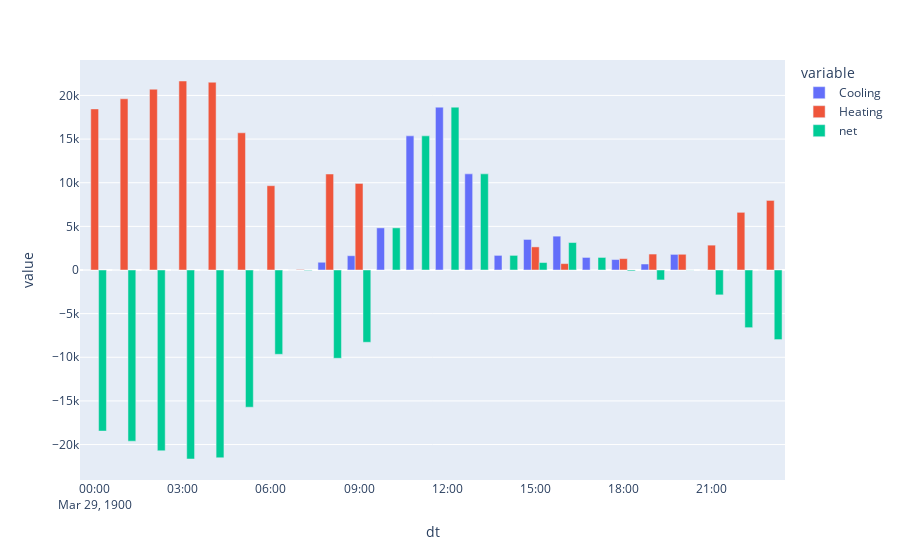

Notebook code cell kept with this figure:
### Code cell
dfconcat = pd.concat([pd.DataFrame(x) for x in resultlist])
dfconcat.set_index(['dt', 'KeyValue', 'Name'])['Value']
dfconcat = dfconcat[['dt', 'KeyValue', 'Name', 'Value']]
dfconcat['htg_or_cool'] = np.where(
    dfconcat['Name'] == "Zone Water to Air Heat Pump Total Heating Rate", "Heating", "Cooling"
)

dfconcat  = dfconcat[['dt', 'KeyValue', 'htg_or_cool', 'Value']]

dfgrp = dfconcat.groupby(['dt', 'htg_or_cool'])['Value'].sum().reset_index()
dfgrp = dfgrp.set_index(['dt', 'htg_or_cool']).unstack('htg_or_cool')

dfgrp.columns = [x[1] for x in dfgrp.columns]
dfgrp['net'] = dfgrp['Cooling'] - dfgrp['Heating']

dfgrp['dayofyear'] = dfgrp.index.dayofyear
dfgrp['date'] = dfgrp.index

dfgrp['overlap_flag'] = ((dfgrp['Heating'] > 0) & (dfgrp['Cooling'] > 0)).astype(int)

## get daily aggregation
daily = dfgrp.groupby('date').agg(
    heating_sum=('Heating', 'sum'),
    cooling_sum=('Cooling', 'sum'),
    heating_hours=('Heating', lambda x: (x > 0).sum()),
    cooling_hours=('Cooling', lambda x: (x > 0).sum()),
    overlap_hours=('overlap_flag', 'sum')
).reset_index()



# # # Filter candidate days
candidates = daily[(daily['heating_sum'] > 0) & (daily['cooling_sum'] > 0)]
candidates['balance'] = candidates['cooling_sum'] / candidates['heating_sum']

# # Rank by balance close to 1 and overlap presence
candidates['balance_score'] = (candidates['balance'] - 1).abs()
best_days = candidates.sort_values(['balance_score', 'overlap_hours']).head(5)

# get date of highest balance_score
selected_date = best_days.loc[best_days['balance_score'].idxmax()]['date']


selected_date = best_days.iloc[1]['date']

selected = dfgrp.loc[dfgrp.dayofyear == selected_date.dayofyear]
px.bar(selected[['Cooling', 'Heating', 'net']], barmode='group')

### Figure 1 — Plotly figure (JSON) as saved in the notebook; plotly's stock layout.template omitted (floating-point values rounded to 4 significant figures)
{"data": [{"alignmentgroup": "True", "hovertemplate": "variable=Cooling<br>dt=%{x}<br>value=%{y}<extra></extra>", "legendgroup": "Cooling", "marker": {"color": "#636efa", "pattern": {"shape": ""}}, "name": "Cooling", "offsetgroup": "Cooling", "orientation": "v", "showlegend": true, "textposition": "auto", "type": "bar", "x": ["1900-03-29T00:00:00", "1900-03-29T01:00:00", "1900-03-29T02:00:00", "1900-03-29T03:00:00", "1900-03-29T04:00:00", "1900-03-29T05:00:00", "1900-03-29T06:00:00", "1900-03-29T07:00:00", "1900-03-29T08:00:00", "1900-03-29T09:00:00", "1900-03-29T10:00:00", "1900-03-29T11:00:00", "1900-03-29T12:00:00", "1900-03-29T13:00:00", "1900-03-29T14:00:00", "1900-03-29T15:00:00", "1900-03-29T16:00:00", "1900-03-29T17:00:00", "1900-03-29T18:00:00", "1900-03-29T19:00:00", "1900-03-29T20:00:00", "1900-03-29T21:00:00", "1900-03-29T22:00:00", "1900-03-29T23:00:00"], "xaxis": "x", "y": [0.0, 0.0, 0.0, 0.0, 0.0, 0.0, 0.0, 0.0, 886.4, 1637.0, 4827.0, 15370.0, 18660.0, 11010.0, 1674.0, 3501.0, 3878.0, 1439.0, 1198.0, 686.1, 1788.0, 0.0, 0.0, 0.0], "yaxis": "y"}, {"alignmentgroup": "True", "hovertemplate": "variable=Heating<br>dt=%{x}<br>value=%{y}<extra></extra>", "legendgroup": "Heating", "marker": {"color": "#EF553B", "pattern": {"shape": ""}}, "name": "Heating", "offsetgroup": "Heating", "orientation": "v", "showlegend": true, "textposition": "auto", "type": "bar", "x": ["1900-03-29T00:00:00", "1900-03-29T01:00:00", "1900-03-29T02:00:00", "1900-03-29T03:00:00", "1900-03-29T04:00:00", "1900-03-29T05:00:00", "1900-03-29T06:00:00", "1900-03-29T07:00:00", "1900-03-29T08:00:00", "1900-03-29T09:00:00", "1900-03-29T10:00:00", "1900-03-29T11:00:00", "1900-03-29T12:00:00", "1900-03-29T13:00:00", "1900-03-29T14:00:00", "1900-03-29T15:00:00", "1900-03-29T16:00:00", "1900-03-29T17:00:00", "1900-03-29T18:00:00", "1900-03-29T19:00:00", "1900-03-29T20:00:00", "1900-03-29T21:00:00", "1900-03-29T22:00:00", "1900-03-29T23:00:00"], "xaxis": "x", "y": [18460.0, 19620.0, 20710.0, 21650.0, 21510.0, 15720.0, 9658.0, 60.51, 11000.0, 9916.0, 0.0, 0.0, 0.0, 0.0, 0.0, 2646.0, 731.7, 0.0, 1306.0, 1827.0, 1802.0, 2848.0, 6607.0, 7972.0], "yaxis": "y"}, {"alignmentgroup": "True", "hovertemplate": "variable=net<br>dt=%{x}<br>value=%{y}<extra></extra>", "legendgroup": "net", "marker": {"color": "#00cc96", "pattern": {"shape": ""}}, "name": "net", "offsetgroup": "net", "orientation": "v", "showlegend": true, "textposition": "auto", "type": "bar", "x": ["1900-03-29T00:00:00", "1900-03-29T01:00:00", "1900-03-29T02:00:00", "1900-03-29T03:00:00", "1900-03-29T04:00:00", "1900-03-29T05:00:00", "1900-03-29T06:00:00", "1900-03-29T07:00:00", "1900-03-29T08:00:00", "1900-03-29T09:00:00", "1900-03-29T10:00:00", "1900-03-29T11:00:00", "1900-03-29T12:00:00", "1900-03-29T13:00:00", "1900-03-29T14:00:00", "1900-03-29T15:00:00", "1900-03-29T16:00:00", "1900-03-29T17:00:00", "1900-03-29T18:00:00", "1900-03-29T19:00:00", "1900-03-29T20:00:00", "1900-03-29T21:00:00", "1900-03-29T22:00:00", "1900-03-29T23:00:00"], "xaxis": "x", "y": [-18460.0, -19620.0, -20710.0, -21650.0, -21510.0, -15720.0, -9658.0, -60.51, -10110.0, -8279.0, 4827.0, 15370.0, 18660.0, 11010.0, 1674.0, 854.7, 3146.0, 1439.0, -108.0, -1141.0, -13.79, -2848.0, -6607.0, -7972.0], "yaxis": "y"}], "layout": {"barmode": "group", "legend": {"title": {"text": "variable"}, "tracegroupgap": 0}, "margin": {"t": 60}, "xaxis": {"anchor": "y", "domain": [0, 1], "title": {"text": "dt"}}, "yaxis": {"anchor": "x", "domain": [0, 1], "title": {"text": "value"}}}}
